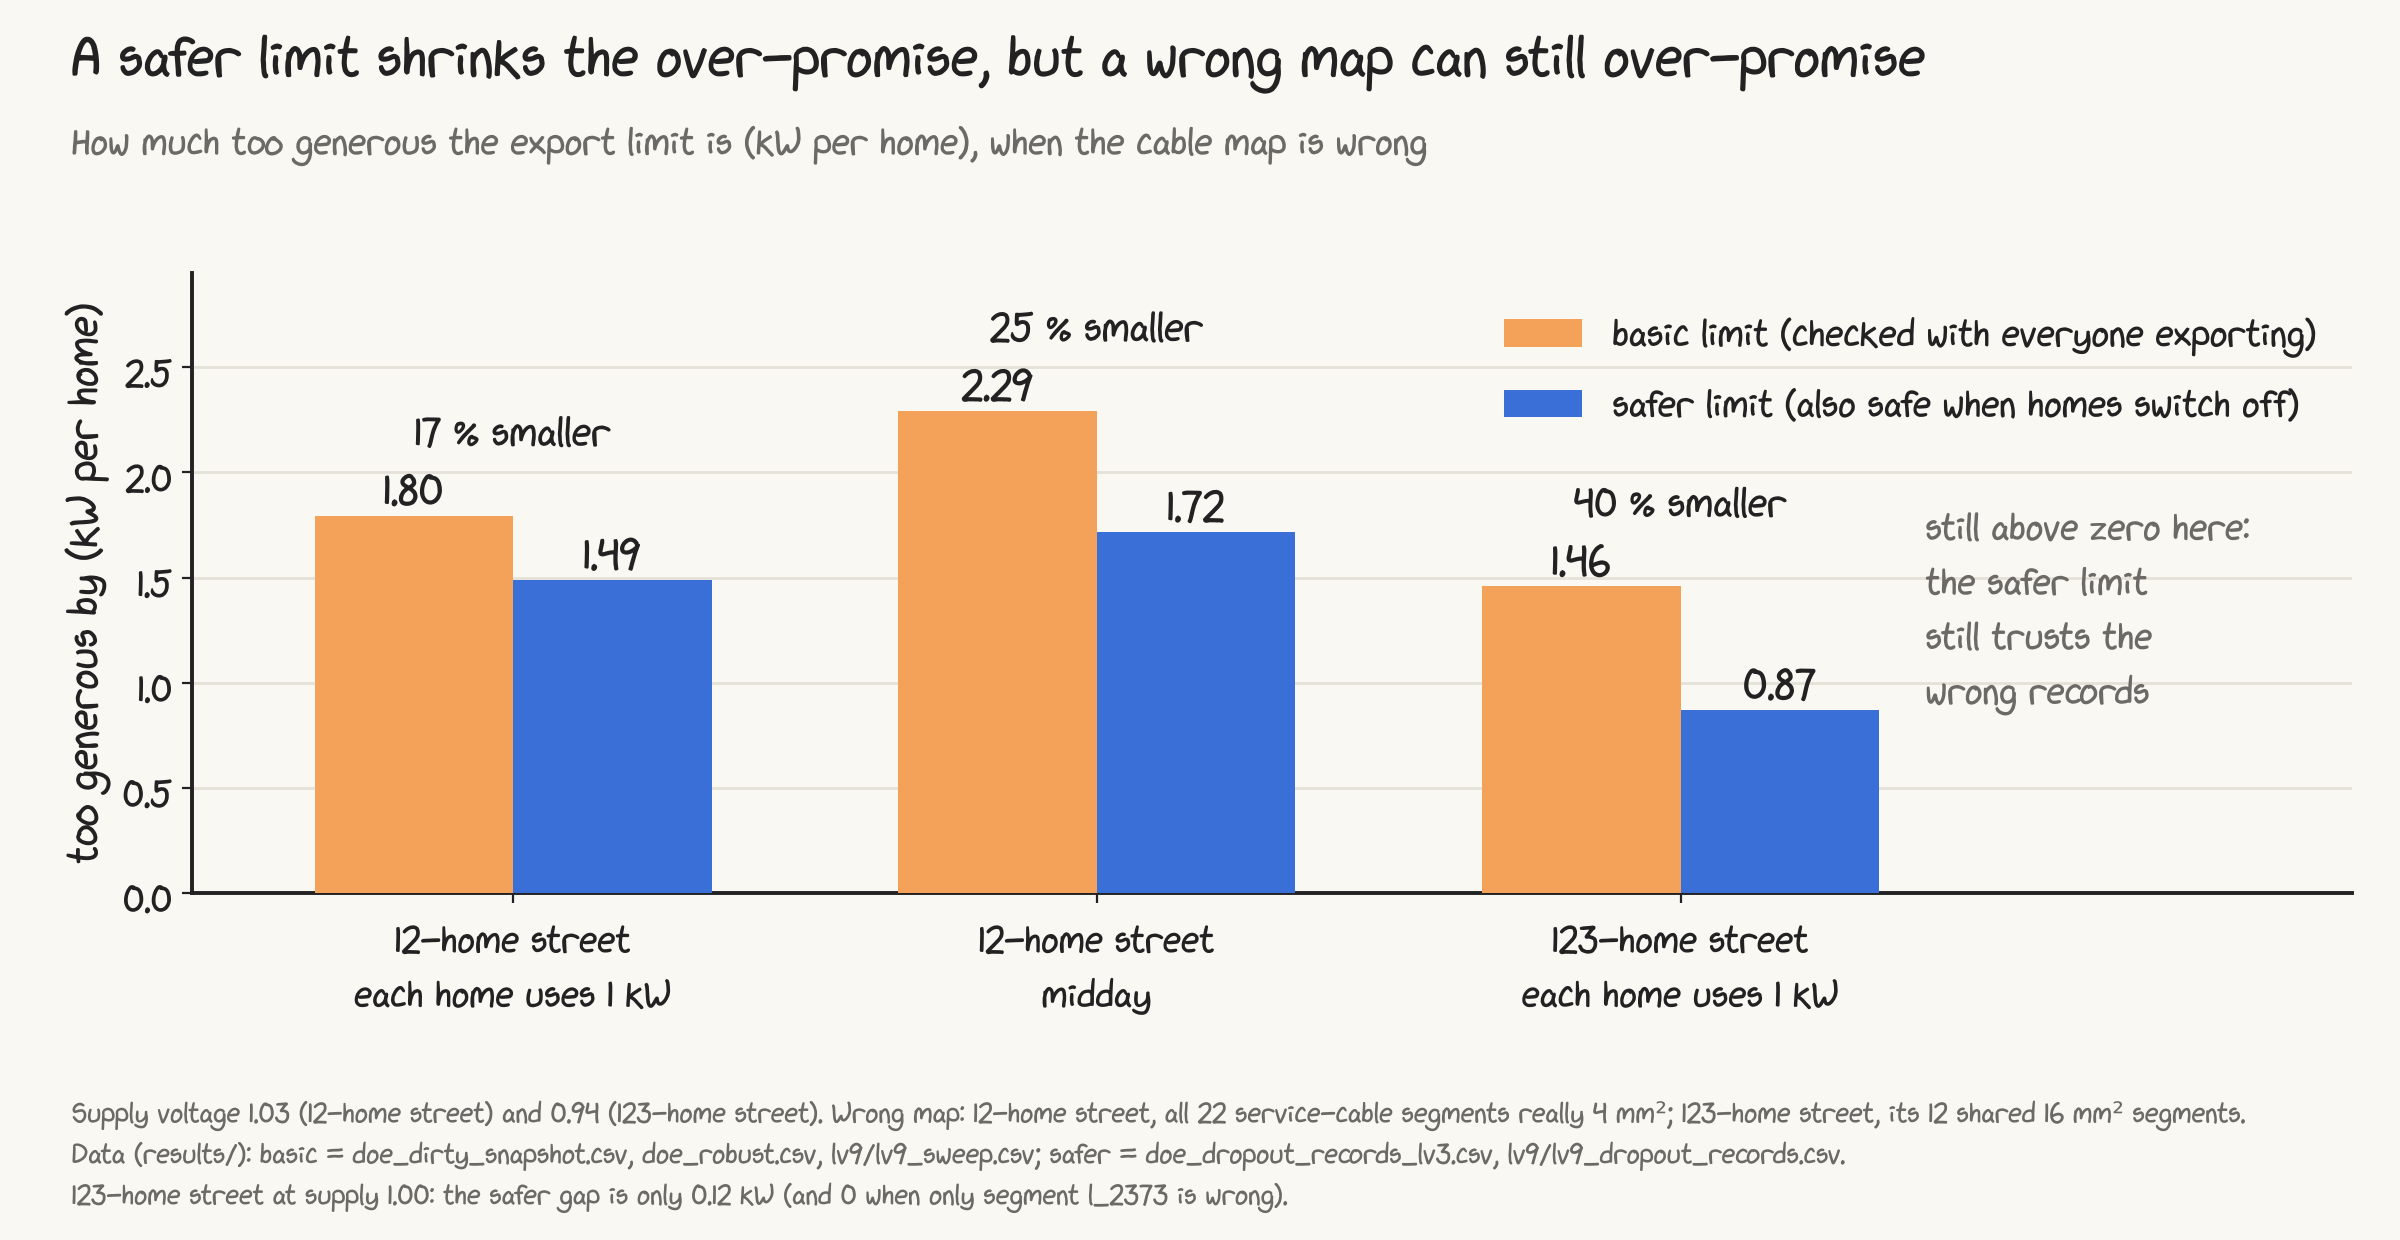

Recreate this plot in Python.
# fig_safer.py: draws fig_safer.png, the gap with the basic limit vs the dropout-secure
# (safer) limit. Reads doe_dirty_snapshot.csv, doe_robust.csv, lv9/lv9_sweep.csv,
# doe_dropout_records_lv3.csv and lv9/lv9_dropout_records.csv in results/ (through data.py).
# Run from this folder: python fig_safer.py
import matplotlib.pyplot as plt, numpy as np
from style import *
from data import SAFER
setup()
fig, ax = plt.subplots(figsize=(12, 6.2))
fig.suptitle("A safer limit shrinks the over-promise, but a wrong map can still over-promise",
             fontsize=21, x=0.03, ha="left", y=0.985)
fig.text(0.03, 0.875, "How much too generous the export limit is (kW per home), when the cable map is wrong",
         fontsize=14, color=MUTED, ha="left")
x = np.arange(len(SAFER)); w = 0.34
basic = [r[1] for r in SAFER]; safer = [r[2] for r in SAFER]
b1 = ax.bar(x - w/2, basic, w, color=BASIC_C, zorder=3, label="basic limit (checked with everyone exporting)")
b2 = ax.bar(x + w/2, safer, w, color=SAFER_C, zorder=3, label="safer limit (also safe when homes switch off)")
for i, (b, s) in enumerate(zip(basic, safer)):
    ax.text(i - w/2, b + 0.05, f"{b + 1e-9:.2f}", ha="center", fontsize=16, color=INK)
    ax.text(i + w/2, s + 0.05, f"{s + 1e-9:.2f}", ha="center", fontsize=16, color=INK)
    ax.text(i, max(b, s) + 0.33, f"{100*(1-s/b):.0f} % smaller", ha="center", fontsize=15, color=INK)
ax.set_xticks(x, [r[0] for r in SAFER])
ax.set_ylabel("too generous by (kW per home)")
ax.set_ylim(0, 2.95)
ax.grid(axis="x", visible=False)
ax.legend(loc="upper right", frameon=False)
ax.text(2.42, 1.35, "still above zero here:\nthe safer limit\nstill trusts the\nwrong records", ha="left",
        va="center", fontsize=14, color=MUTED)
ax.set_xlim(-0.55, 3.15)
fig.text(0.03, 0.02,
         "Supply voltage 1.03 (12-home street) and 0.94 (123-home street). Wrong map: 12-home street, all 22 service-cable segments really 4 mm\u00b2; "
         "123-home street, its 12 shared 16 mm\u00b2 segments.\nData (results/): basic = doe_dirty_snapshot.csv, doe_robust.csv, lv9/lv9_sweep.csv; "
         "safer = doe_dropout_records_lv3.csv, lv9/lv9_dropout_records.csv.\n123-home street at supply 1.00: the safer gap is only 0.12 kW (and 0 when only segment l_2373 is wrong).", fontsize=10.5, color=MUTED, va="bottom")
fig.subplots_adjust(top=0.78, bottom=0.28, left=0.08, right=0.98)
fig.savefig("fig_safer.png", dpi=200)
print("ok")
